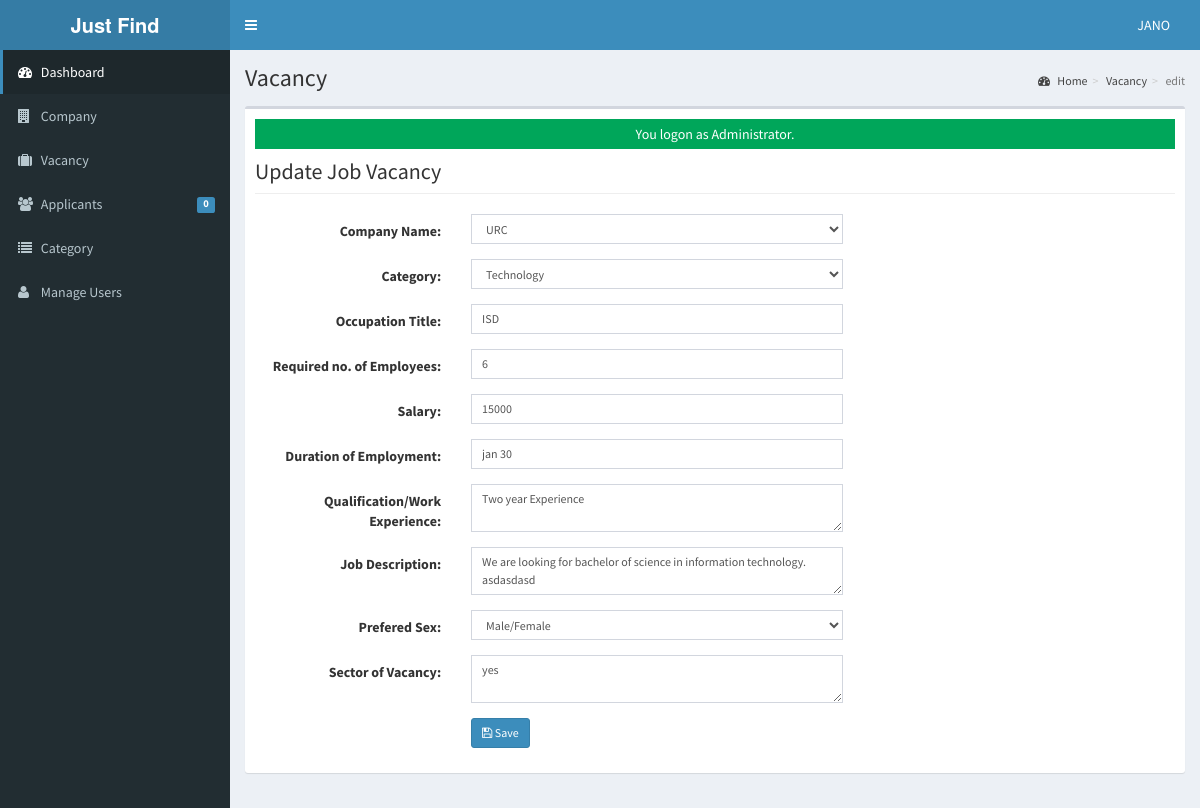
Screenshot of /admin/vacancy/index.php?view=edit&id=1 (signed in) with the database file from the repository.
### tables this page shows
CREATE TABLE `tblusers` (
  `USERID` varchar(30) NOT NULL,
  `FULLNAME` varchar(40) NOT NULL,
  `USERNAME` varchar(90) NOT NULL,
  `PASS` varchar(90) NOT NULL,
  `ROLE` varchar(30) NOT NULL,
  `PICLOCATION` varchar(255) NOT NULL
);

CREATE TABLE `tbljob` (
  `JOBID` int(11) NOT NULL,
  `COMPANYID` int(11) NOT NULL,
  `CATEGORY` varchar(90) NOT NULL,
  `OCCUPATIONTITLE` varchar(90) NOT NULL,
  `REQ_NO_EMPLOYEES` int(11) NOT NULL,
  `SALARIES` double NOT NULL,
  `DURATION_EMPLOYEMENT` varchar(90) NOT NULL,
  `QUALIFICATION_WORKEXPERIENCE` text NOT NULL,
  `JOBDESCRIPTION` text NOT NULL,
  `PREFEREDSEX` varchar(30) NOT NULL,
  `SECTOR_VACANCY` text NOT NULL,
  `JOBSTATUS` varchar(90) NOT NULL,
  `DATEPOSTED` datetime NOT NULL
);

### admin/vacancy/index.php (called while the page is built, shortened)
<?php
require_once("../../include/initialize.php");
$title="Vacancy";
require_once ("../theme/templates.php");
?>

### include/database.php (called while the page is built, shortened)
<?php
class Database {
	var $query = '';
	public $conn;
	public function open_connection() {
		try {
		$this->conn = new PDO("mysql:host=".server.";dbname=".database_name. "", user,pass);
		$this->conn->setAttribute(PDO::ATTR_ERRMODE, PDO::ERRMODE_EXCEPTION);
		}catch(PDOException $e){
			echo "Problem in database connection! Contact administrator!". $e->getMessage();
		}
	}
	function setQuery($sql='') {
		try {
		   $this->sql_string=$sql;
			$this->query = $this->conn->prepare($this->sql_string);
			$this->query->execute();
		  } catch (PDOException $e) {
		    echo "Failed to get query handle: " . $e->getMessage() . "\n";
		    exit;
		  }
	}
	function loadResultList() {
		$results = $this->query->fetchAll(PDO::FETCH_OBJ);
		return $results;
	}
	function loadSingleResult() {
		$results = $this->query->fetch(PDO::FETCH_OBJ);
		return $results;
	}
}
$mydb = new Database();

### include/accounts.php (called while the page is built, shortened)
<?php
require_once(LIB_PATH . DS . 'database.php');
class User
{
	protected static  $tblname = "tblusers";
	function single_user($id = "")
	{
		global $mydb;
		$mydb->setQuery("SELECT * FROM " . self::$tblname . "
				Where USERID= '{$id}' LIMIT 1");
		$cur = $mydb->loadSingleResult();
		return $cur;
	}
}

### include/function.php (called while the page is built, shortened)
<?php
function currentpage()
{
	$this_page = $_SERVER['SCRIPT_NAME'];
	$bits = explode('/', $this_page);
	return $bits[3];
}
?>

### include/job.php (called while the page is built, shortened)
<?php
require_once(LIB_PATH.DS.'database.php');
class Jobs {
	protected static  $tblname = "tbljob";
	function single_job($id=""){
			global $mydb;
			$mydb->setQuery("SELECT * FROM ".self::$tblname."
				Where JOBID= '{$id}' LIMIT 1");
			$cur = $mydb->loadSingleResult();
			return $cur;
	}
}
?>

### admin/vacancy/edit.php (the view, shortened to what this page needs)
<?php
  $jobid = $_GET['id'];
  $job = New Jobs();
  $res = $job->single_job($jobid);
?>
<form class="form-horizontal span6" action="controller.php?action=edit" method="POST">
  <div class="row">
                   <div class="col-lg-12">
                      <h1 class="page-header">Update Job Vacancy</h1>
                    </div>
                 </div>
                 <div class="form-group">
                    <div class="col-md-8">
                      <label class="col-md-4 control-label" for=
                      "COMPANYNAME">Company Name:</label>
                      <div class="col-md-8">
                        <select class="form-control input-sm" id="COMPANYID" name="COMPANYID">
                          <?php
                            $sql ="Select * From tblcompany WHERE COMPANYID=".$res->COMPANYID;
                            $mydb->setQuery($sql);
                            $result  = $mydb->loadResultList();
                            foreach ($result as $row) {
                              echo '<option SELECTED value='.$row->COMPANYID.'>'.$row->COMPANYNAME.'</option>';
                            }
                            $sql ="Select * From tblcompany WHERE COMPANYID!=".$res->COMPANYID;
                            $mydb->setQuery($sql);
                          ?>
                        </select>
                      </div>
                    </div>
                  </div>
                  <div class="form-group">
                    <div class="col-md-8">
                      <label class="col-md-4 control-label" for=
                      "CATEGORY">Category:</label>
                      <div class="col-md-8">
                        <select class="form-control input-sm" id="CATEGORY" name="CATEGORY">
                          <?php
                            $sql ="SELECT * FROM `tblcategory` WHERE CATEGORY='".$res->CATEGORY."'";
                            $mydb->setQuery($sql);
                            $cur  = $mydb->loadResultList();
                            foreach ($cur as $result) {
                              echo '<option SELECTED value='.$result->CATEGORY.'>'.$result->CATEGORY.'</option>';
                            }
                          ?>
                        </select>
                      </div>
                    </div>
                  </div>
                  <div class="form-group">
                    <div class="col-md-8">
                      <label class="col-md-4 control-label" for=
                      "OCCUPATIONTITLE">Occupation Title:</label>
                      <div class="col-md-8">
                         <input class="form-control input-sm" id="OCCUPATIONTITLE" name="OCCUPATIONTITLE" placeholder="Occupation Title"   autocomplete="none" value="<?php echo $res->OCCUPATIONTITLE; ?>"/>
                      </div>
                    </div>
                  </div>
                    <div class="form-group">
                    <div class="col-md-8">
                      <label class="col-md-4 control-label" for=
                      "REQ_NO_EMPLOYEES">Required no. of Employees:</label>
                      <div class="col-md-8">
                         <input class="form-control input-sm" id="REQ_NO_EMPLOYEES" name="REQ_NO_EMPLOYEES" placeholder="Required no. of Employees"   autocomplete="none" value="<?php echo $res->REQ_NO_EMPLOYEES ?>"/>
                      </div>
                    </div>
                  </div>
                  <div class="form-group">
                    <div class="col-md-8">
                      <label class="col-md-4 control-label" for=
                      "SALARIES">Salary:</label>
                      <div class="col-md-8">
                         <input class="form-control input-sm" id="SALARIES" name="SALARIES" placeholder="Salary"   autocomplete="none" value="<?php echo $res->SALARIES ?>"/>
                      </div>
                    </div>
                  </div>
                  <div class="form-group">
                    <div class="col-md-8">
                      <label class="col-md-4 control-label" for=
                      "DURATION_EMPLOYEMENT">Duration of Employment:</label>
                      <div class="col-md-8">
                         <input class="form-control input-sm" id="DURATION_EMPLOYEMENT" name="DURATION_EMPLOYEMENT" placeholder="Duration of Employment"   autocomplete="none" value="<?php echo $res->DURATION_EMPLOYEMENT ?>"/>
                      </div>
                    </div>
                  </div>
                  <div class="form-group">
                    <div class="col-md-8">
                      <label class="col-md-4 control-label" for=
                      "QUALIFICATION_WORKEXPERIENCE">Qualification/Work Experience:</label>
                      <div class="col-md-8">
                        <textarea class="form-control input-sm" id="QUALIFICATION_WORKEXPERIENCE" name="QUALIFICATION_WORKEXPERIENCE" placeholder="Qualification/Work Experience"   autocomplete="none" ><?php echo $res->QUALIFICATION_WORKEXPERIENCE ?></textarea>
                      </div>
                    </div>
                  </div>
                  <div class="form-group">
                    <div class="col-md-8">
                      <label class="col-md-4 control-label" for=
                      "JOBDESCRIPTION">Job Description:</label>
                      <div class="col-md-8">
                        <textarea class="form-control input-sm" id="JOBDESCRIPTION" name="JOBDESCRIPTION" placeholder="Job Description"   autocomplete="none"><?php echo $res->JOBDESCRIPTION ?></textarea>
                      </div>
                    </div>
                  </div>
                 <div class="form-group">
                    <div class="col-md-8">
                      <label class="col-md-4 control-label" for=
                      "PREFEREDSEX">Prefered Sex:</label>
                      <div class="col-md-8">
                          <select class="form-control input-sm" id="PREFEREDSEX" name="PREFEREDSEX">
                           <option <?php echo ($res->PREFEREDSEX=='Male/Female') ? "SELECTED" :"" ?>>Male/Female</option>
                        </select>
                      </div>
                    </div>
                  </div>
                  <div class="form-group">
                    <div class="col-md-8">
                      <label class="col-md-4 control-label" for=
                      "SECTOR_VACANCY">Sector of Vacancy:</label>
                      <div class="col-md-8">
                        <textarea class="form-control input-sm" id="SECTOR_VACANCY" name="SECTOR_VACANCY" placeholder="Sector of Vacancy"   autocomplete="none"><?php echo $res->SECTOR_VACANCY ?></textarea>
                      </div>
                    </div>
                  </div>
                  <div class="form-group">
                    <div class="col-md-8">
                      <label class="col-md-4 control-label" for=
                      "idno"></label>
                      <div class="col-md-8">
                         <button class="btn btn-primary btn-sm" name="save" type="submit" ><span class="fa fa-save fw-fa"></span> Save</button>
                     </div>
                    </div>
                  </div>
</form>

### admin/theme/templates.php (shortened to what this page needs)
<!DOCTYPE html>
<html>
<head>
    <link rel="stylesheet" href="<?php echo web_root; ?>bootstrap/css/bootstrap.min.css">
    <link rel="stylesheet" href="<?php echo web_root; ?>plugins/font-awesome/css/font-awesome.min.css">
    <link rel="stylesheet" href="<?php echo web_root; ?>dist/css/AdminLTE.min.css">
    <link rel="stylesheet" href="<?php echo web_root; ?>dist/css/skins/_all-skins.min.css">
    <link rel="stylesheet" href="<?php echo web_root; ?>plugins/iCheck/flat/blue.css">
    <link rel="stylesheet" href="<?php echo web_root; ?>plugins/morris/morris.css">
    <link rel="stylesheet" href="<?php echo web_root; ?>plugins/jvectormap/jquery-jvectormap-1.2.2.css">
    <link href="<?php echo web_root; ?>plugins/datepicker/bootstrap-datetimepicker.min.css" rel="stylesheet" media="screen">
    <link rel="stylesheet" href="<?php echo web_root; ?>plugins/dataTables/jquery.dataTables.min.css">
    <link rel="stylesheet" href="<?php echo web_root; ?>plugins/bootstrap-wysihtml5/bootstrap3-wysihtml5.min.css">
</head>
<body class="hold-transition skin-blue fixed sidebar-mini">
    <div class="wrapper">
        <header class="main-header">
            <a href="<?php echo web_root; ?>/admin/" class="logo">
                <span class="logo-lg"><b>Just Find</b></span>
            </a>
            <nav class="navbar navbar-static-top" role="navigation">
                <a href="#" class="sidebar-toggle" data-toggle="offcanvas" role="button">
                </a>
                <div class="navbar-custom-menu">
                    <ul class="nav navbar-nav">
                        <?php
                        $user = new User();
                        $singleuser = $user->single_user($_SESSION['ADMIN_USERID']);
                        ?>
                        <li class="dropdown user user-menu" style="padding-right: 15px;">
                            <a href="#" class="dropdown-toggle" data-toggle="dropdown">
                                <span class="hidden-xs"><?php echo $singleuser->FULLNAME; ?></span>
                            </a>
                        </li>
                    </ul>
                </div>
            </nav>
        </header>
        <aside class="main-sidebar">
            <section class="sidebar">
                <ul class="sidebar-menu">
                    <li class="<?php echo (currentpage() == 'index.php') ? "active" : false; ?>">
                        <a href="<?php echo web_root; ?>admin/">
                            <i class="fa fa-dashboard"></i> <span>Dashboard</span>
                        </a>
                    </li>
                    <li class="<?php echo (currentpage() == 'company') ? "active" : false; ?>">
                        <a href="<?php echo web_root; ?>admin/company/">
                            <i class="fa fa-building"></i> <span>Company</span>
                        </a>
                    </li>
                    <li class="<?php echo (currentpage() == 'vacancy') ? "active" : false; ?>">
                        <a href="<?php echo web_root; ?>admin/vacancy/">
                            <i class="fa fa-suitcase"></i> <span>Vacancy</span>
                        </a>
                    </li>
                    <li class="<?php echo (currentpage() == 'applicants') ? "active" : false; ?>">
                        <a href="<?php echo web_root; ?>admin/applicants/">
                            <i class="fa fa-users"></i> <span>Applicants</span>
                            <span class="label label-primary pull-right">
                                <?php
                                $sql = "SELECT count(*) as 'APPL' FROM `tbljobregistration` WHERE `PENDINGAPPLICATION`=1";
                                $mydb->setQuery($sql);
                                $pending = $mydb->loadSingleResult();
                                echo $pending->APPL;
                                ?>
                            </span>
                        </a>
                    </li>
                    <li class="<?php echo (currentpage() == 'category') ? "active" : false; ?>">
                        <a href="<?php echo web_root; ?>admin/category/">
                            <i class="fa fa-list"></i> <span>Category</span>
                        </a>
                    </li>
                    <li class="<?php echo (currentpage() == 'user') ? "active" : false; ?>">
                        <a href="<?php echo web_root; ?>admin/user/">
                            <i class="fa fa-user"></i> <span>Manage Users</span> </a>
                    </li>
                </ul>
            </section>
        </aside>
        <div class="content-wrapper">
            <section class="content-header">
                <h1>
                    <?php echo isset($title) ? $title : ''; ?>
                </h1>
                <ol class="breadcrumb">
                    <?php
                    if ($title != 'Home') {
                        $active_title = '';
                        if (isset($_GET['view'])) {
                            $active_title = '<li class=' . $active_title . '><a href="index.php">' . $title . '</a></li>';
                        } else {
                            $active_title = '<li class=' . $active_title . '>' . $title . '</li>';
                        }
                        echo '<li><a href=' . web_root . 'admin/><i class="fa fa-dashboard"></i> Home</a></li>';
                        echo  $active_title;
                        echo  isset($_GET['view']) ? '<li class="active">' . $_GET['view'] . '</li>' : '';
                    }
                    ?>
                </ol>
            </section>
            <section class="content">
                <div class="row">
                    <div class="col-xs-12">
                        <div class="box">
                            <div class="box-body">
                                <?php
                                require_once $content;
                                ?>
                            </div>
                        </div>
                    </div>
                </div>
            </section>
        </div>
</body>
</html>

### rows the page displays
tblusers: FULLNAME "JANO"
tbljob: OCCUPATIONTITLE "ISD", REQ_NO_EMPLOYEES "6", SALARIES "15000", DURATION_EMPLOYEMENT "jan 30", QUALIFICATION_WORKEXPERIENCE "Two year Experience", JOBDESCRIPTION "We are looking for bachelor of science in information technology. asdasdasd", SECTOR_VACANCY "yes"

### other values shown
$pending->APPL "0"
$title "Vacancy"
$_GET['view'] "edit"
$_SESSION['message'] "You logon as Administrator."
form field COMPANYID "URC"
form field CATEGORY "Technology"
